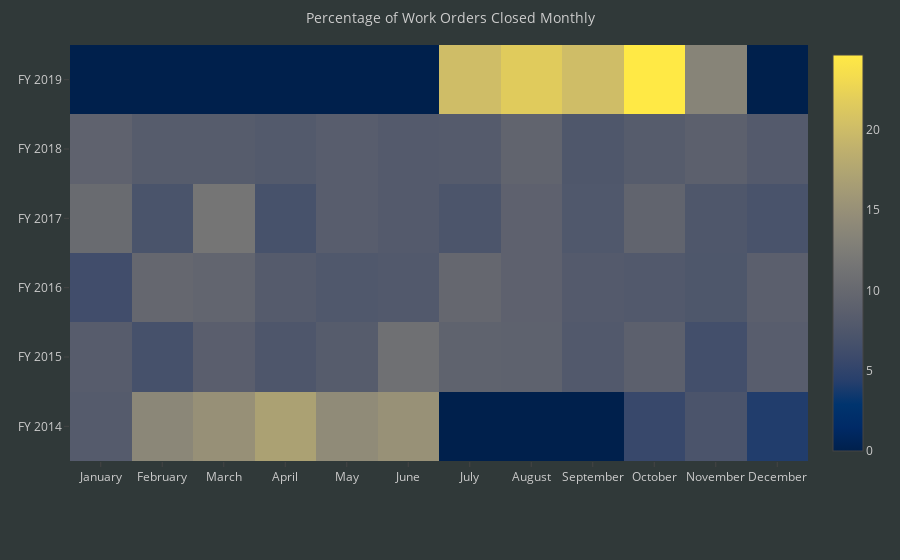

Here is the notebook cell this chart was saved with:
### Code cell
pyo.iplot(make_monthly_percent_close_heatmap())

### Figure 1 — Plotly figure (JSON) as saved in the notebook; plotly's stock layout.template omitted (floating-point values rounded to 4 significant figures)
{"data": [{"colorscale": "Cividis", "type": "heatmap", "uid": "7e8fc966-3435-458c-91ab-9a63808093b8", "x": ["January", "February", "March", "April", "May", "June", "July", "August", "September", "October", "November", "December"], "y": ["FY 2014", "FY 2015", "FY 2016", "FY 2017", "FY 2018", "FY 2019"], "z": [[8.136, 13.8, 14.95, 16.93, 14.34, 15.05, 0, 0, 0, 5.501, 7.159, 4.126], [8.302, 6.719, 8.592, 7.403, 8.246, 10.96, 9.173, 9.055, 7.825, 8.806, 6.477, 8.44], [6.231, 9.771, 9.531, 8.127, 7.684, 7.856, 9.765, 9.02, 7.992, 7.85, 7.481, 8.694], [10.23, 7.096, 11.56, 6.841, 8.377, 8.015, 7.292, 9.03, 7.654, 9.386, 7.499, 7.019], [9.112, 8.215, 8.203, 7.975, 8.443, 8.039, 8.14, 9.39, 7.496, 8.228, 8.777, 7.982], [0, 0, 0, 0, 0, 0, 20.11, 21.7, 20.13, 24.66, 13.41, 0]]}], "layout": {"font": {"color": "#CCCCCC"}, "hovermode": "closest", "margin": {"b": 99, "l": 70, "r": 15, "t": 45}, "paper_bgcolor": "#303939", "plot_bgcolor": "#303939", "title": "Percentage of Work Orders Closed Monthly", "titlefont": {"color": "#CCCCCC", "size": 14}}}
